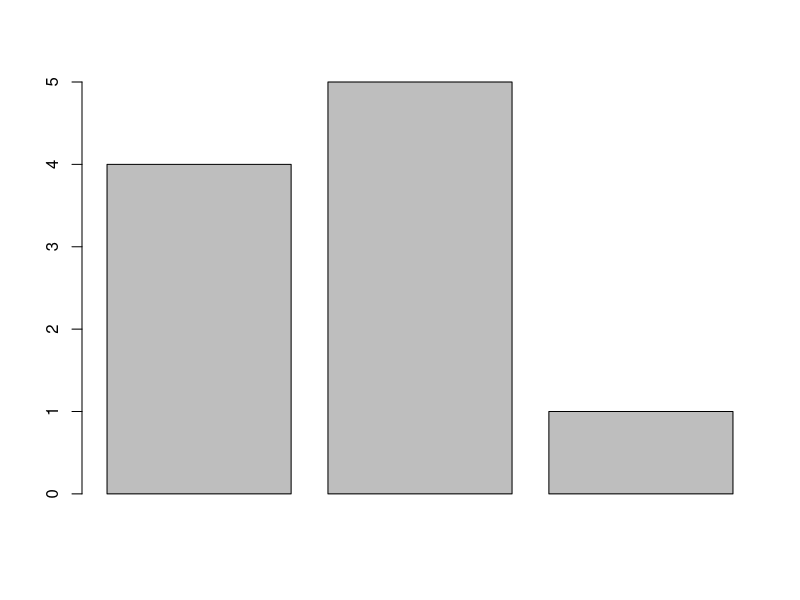
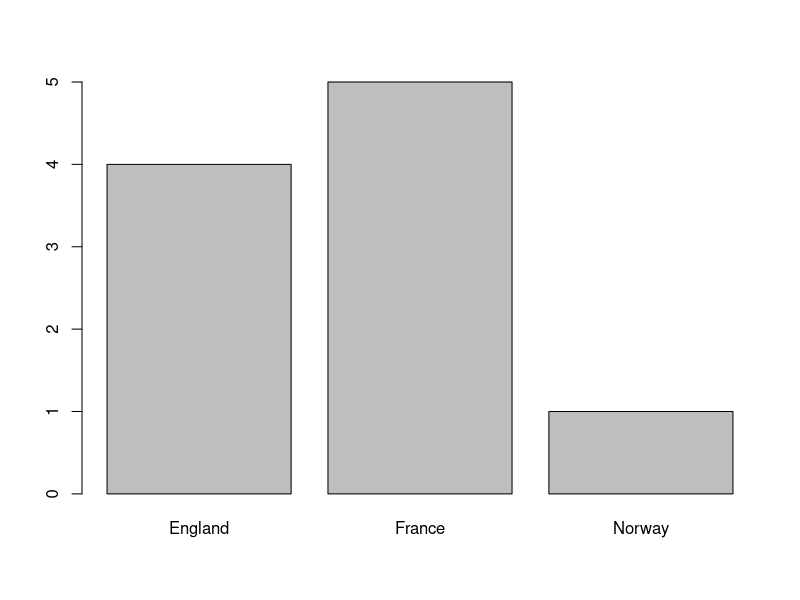
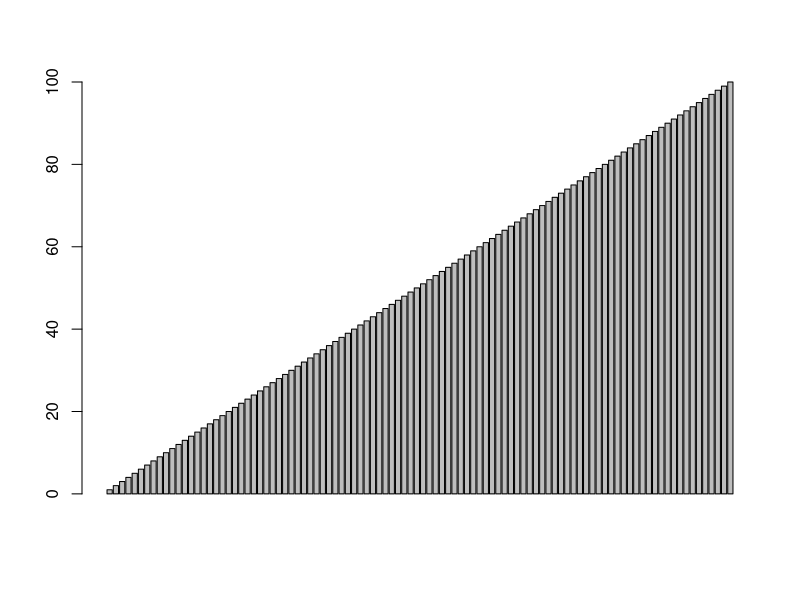
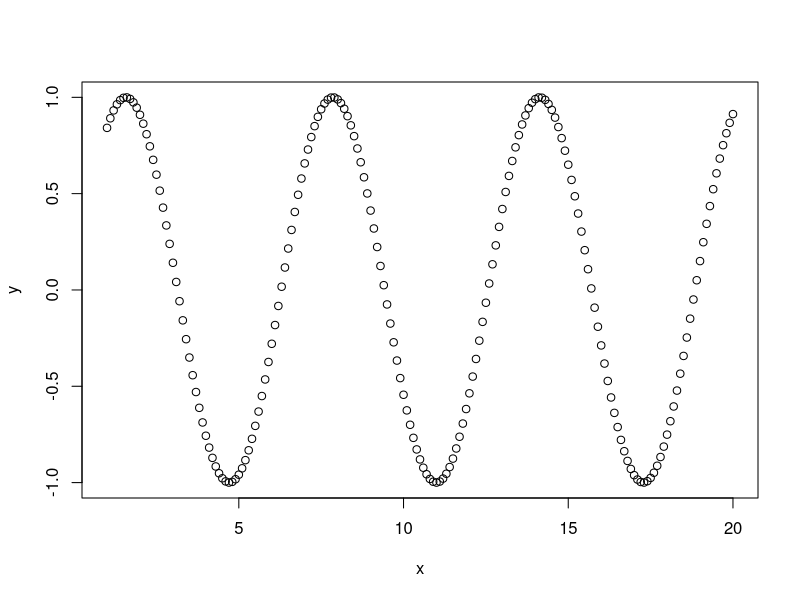

Write R code to recreate these figures, in order.
#tutorial part two
#creating a vector of numbers
c(4, 7, 9)
#creating a vector with strings
c('a', 'b', 'c')
#vectors can't hold values with different types,WHY DOES THIS COMMAND WORK THEN?? 
c(1, TRUE, "three")
#sequence vectors
5:9
#using the sequence function
seq(5,9)
#using increments other than 1
seq(5, 9, 0.5)
9:5
#retrieving an individual value within a vector by providing its numeric value in the square brackets
sentence <- c('walk', 'the', 'plank')
sentence[3]
sentence[1]
#assign new values to an exsisting vector
sentence[3] <- "dog"
#adding new values to the end of the vector
sentence [4] <- 'to'
#use a vector within the square brackets to access multiple values
sentence[c(1,3)]
#get the second through fourth words
sentence [2:4]
#can set a range of values in a vector (add words 5-7)
sentence[5:7] <- c('the', 'poop', 'deck')
#access sixth word of the sentence vector
sentence[6]
#assign names to a vector's elements 
ranks <- 1:3
names(ranks) <- c("first", "second", "third")
#plotting one vector
vesselsSunk <- c(4, 5, 1)
barplot(vesselsSunk)
#assign names to vector values to be used on bar plot NOT SHOWING UP!
names(vesselsSunk) <- c("England", "France", "Norway") 
barplot(vesselsSunk)
#to see integers from 1 to 100
barplot(1:100)
#vector math
#ading a scalar to each value in the vector
a <- c(1, 2, 3)
a + 1
#same is true of division, mult. or any other basic opperation
a / 2
a * 2
#creation of a new vecor and then addition of the new vector to the old
b <- c(4, 5, 6)
a + b
#subtract one vector from another
a - b
#vector comparison
a == c(1, 99, 3)
a < c(1, 99, 3)
#functions with vectors
sin(a)
sqrt(a)
#scatter plots
x <- seq(1, 20, 0.1)
y <- sin(x)
plot(x, y)
#NA values are samples that are not available
a <- c(1, 3, NA, 7, 9)
sum(a)
#tell functions to remove NA values before they do calculations
sum(a, na.rm = TRUE)
